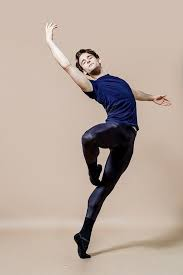
#> input picture Project/HumanPoseEstimation/dancing.jpeg, 183 x 275 px
$ jupyter execute --allow-errors main.ipynb
#> lines starting #> are read from the running program, lines starting #| are printed output that depends on the picture
[cell 1]
import cv2 as cv
import matplotlib.pyplot as plt
import argparse

#> (a cell that did not finish here is left out)

[cell 3]
inWidth = 368
inHeight = 368
inScale = 0.2

[cell 4]
BODY_PARTS = { "Nose": 0, "Neck": 1, "RShoulder": 2, "RElbow": 3, "RWrist": 4,
                "LShoulder": 5, "LElbow": 6, "LWrist": 7, "RHip": 8, "RKnee": 9,
                "RAnkle": 10, "LHip": 11, "LKnee": 12, "LAnkle": 13, "REye": 14,
                "LEye": 15, "REar": 16, "LEar": 17, "Background": 18 }

POSE_PAIRS = [ ["Neck", "RShoulder"], ["Neck", "LShoulder"], ["RShoulder", "RElbow"],
                ["RElbow", "RWrist"], ["LShoulder", "LElbow"], ["LElbow", "LWrist"],
                ["Neck", "RHip"], ["RHip", "RKnee"], ["RKnee", "RAnkle"], ["Neck", "LHip"],
                ["LHip", "LKnee"], ["LKnee", "LAnkle"], ["Neck", "Nose"], ["Nose", "REye"],
                ["REye", "REar"], ["Nose", "LEye"], ["LEye", "LEar"] ]

[cell 5]
img = cv.imread('dancing.jpeg')
#> img is the input picture: shape (275, 183, 3); mean B, G, R 157.9, 168.6, 184.8
plt.subplot(1,2,1)
plt.imshow(img)
plt.subplot(1,2,2)
img = cv.cvtColor(img, cv.COLOR_BGR2RGB)
img = cv.resize(img, (368,368))
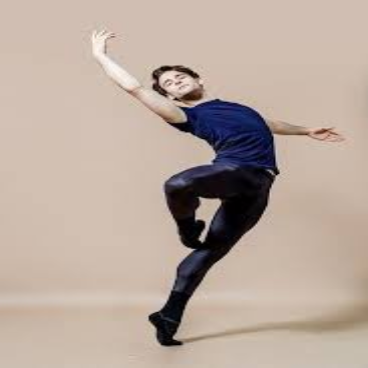
#> img: shape (368, 368, 3); mean R, G, B 184.7, 168.5, 157.9
plt.imshow(img)
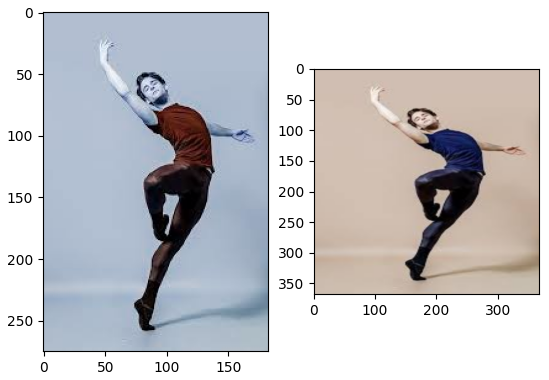
#> figure drawn by matplotlib, 2 panels; B, G, R data is drawn as R, G, B

[cell 6]
def pose_estmation(frame):
    frameWidth = frame.shape[0]
#> frameWidth = 368
    frameHeight = frame.shape[1]
#> frameHeight = 368
    net.setInput(cv.dnn.blobFromImage(frame, 1.0, (inWidth, inHeight), (127.5, 127.5, 127.5), swapRB = True, crop = False))
    out = net.forward()
    out = out[:, :19, :, :]  # MobileNet output [1, 57, -1, -1], we only need the first 19 elements

    assert(len(BODY_PARTS) == out.shape[1])

    points = []
    for i in range(len(BODY_PARTS)):
        # Slice heatmap of corresponging body's part.
        heatMap = out[0, i, :, :]

        # Originally, we try to find all the local maximums. To simplify a sample
        # we just find a global one. However only a single pose at the same time
        # could be detected this way.
        _, conf, _, point = cv.minMaxLoc(heatMap)
        x = (frameWidth * point[0]) / out.shape[3]
        y = (frameHeight * point[1]) / out.shape[2]
        # Add a point if it's confidence is higher than threshold.
        points.append((int(x), int(y)))

    for pair in POSE_PAIRS:
        partFrom = pair[0]
        partTo = pair[1]
        assert(partFrom in BODY_PARTS)
        assert(partTo in BODY_PARTS)

        idFrom = BODY_PARTS[partFrom]
        idTo = BODY_PARTS[partTo]

        if points[idFrom] and points[idTo]:
            cv.line(frame, points[idFrom], points[idTo], (0, 255, 0), 3)
            cv.ellipse(frame, points[idFrom], (3, 3), 0, 0, 360, (0, 0, 255), cv.FILLED)
            cv.ellipse(frame, points[idTo], (3, 3), 0, 0, 360, (0, 0, 255), cv.FILLED)

    t, _ = net.getPerfProfile()
    freq = cv.getTickFrequency() / 1000
    cv.putText(frame, '%.2fms' % (t / freq), (10, 20), cv.FONT_HERSHEY_SIMPLEX, 0.5, (0, 0, 0))

    return frame
